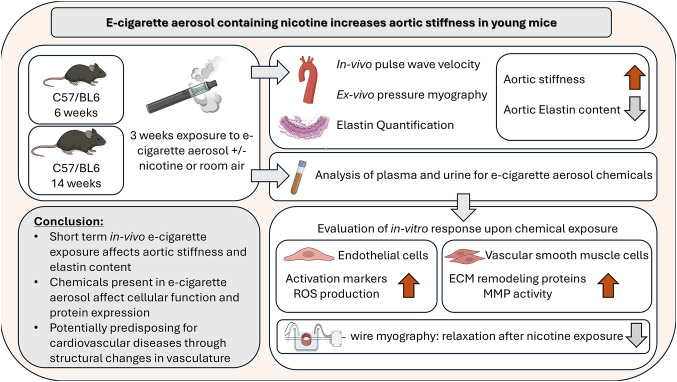
#> input picture data/clean/PMC13342398_12012_2026_10156_Figa_HTML.jpg, 677 x 382 px; its folder holds only this picture in this run
$ python -i noise_residual.py   (imports and definitions only)
#> lines starting #> are read from the running program, lines starting #| are printed output that depends on the picture
### src/utils/image_io.py
"""Image and mask I/O helpers used across all ScholarGuard stages.

Conventions:
  * Images are BGR uint8 arrays (OpenCV convention).
  * Masks are single-channel uint8 arrays with values {0, 255}.
  * A ground-truth mask for ``figure.png`` lives next to it as
    ``figure_mask.png`` (Stage 1 output convention).
"""

from __future__ import annotations

import os
from collections.abc import Iterator

import cv2
import numpy as np

IMAGE_EXTENSIONS = {".png", ".jpg", ".jpeg", ".bmp", ".tif", ".tiff", ".webp"}
MASK_SUFFIXES = ("_mask", "_gt")  # recognised ground-truth naming suffixes


def imread_unicode(path: str, flag: int = cv2.IMREAD_COLOR) -> np.ndarray | None:
    """``cv2.imread`` that survives non-ASCII paths. None if unreadable.

    ``cv2.imread`` passes the filename to the C++ layer as bytes in the system
    locale encoding, so on Windows it silently returns None for any path
    containing a character outside the active code page. That is not exotic
    here: inputs are user-uploaded PDFs and PMC filenames, and the project's
    primary environment is Windows. Reading the bytes ourselves and decoding
    from memory sidesteps the filename entirely.
    """
    try:
        buffer = np.fromfile(path, dtype=np.uint8)
    except OSError:
        return None
    if buffer.size == 0:
        return None
    return cv2.imdecode(buffer, flag)


# [11 lines left out: function imwrite_unicode, not called in this run]


def load_image(path: str, grayscale: bool = False) -> np.ndarray:
    """Load an image as BGR (or grayscale) uint8. Raises on failure."""
    flag = cv2.IMREAD_GRAYSCALE if grayscale else cv2.IMREAD_COLOR
    image = imread_unicode(path, flag)
    if image is None:
        raise FileNotFoundError(f"could not read image: {path}")
    return image


# [73 lines left out: functions save_image, load_mask, save_mask, is_mask_file, find_ground_truth_mask, list_images and 1 more, not called in this run]

### src/forensics/noise_residual.py
"""PRNU-style noise-residual analysis for AI-generation detection.

Rationale
---------
A real captured image is ``content + sensor_noise``. The sensor noise
(photon shot noise + PRNU + read noise) is a broadband, high-frequency,
roughly stationary field with characteristic statistics: a non-trivial
standard deviation, near-zero spatial autocorrelation (white-ish), and
heavy-ish tails. Extract it by denoising and subtracting:

    residual = image - denoise(image)

Generative models (GAN/diffusion) reconstruct from a smooth latent and
rarely reproduce a faithful sensor-noise field. Their residuals tend to
be **unnaturally weak** (over-smoothed), **spatially correlated** (the
denoiser removes little because there is little true high-frequency
content), or **too Gaussian/regular**. We quantify:

* residual energy (std) — synthetic often too low,
* spatial autocorrelation at lag 1 — synthetic often too high,
* mid-band spectral flatness of the residual — synthetic often not white,
* kurtosis — deviation from the heavy-tailed sensor-noise prior.

All CPU-friendly (a wavelet or Gaussian denoiser + simple statistics), no
training. Returns an anomaly score in ``[0, 1]`` (higher == synthetic).
"""

from __future__ import annotations

import cv2
import numpy as np
import pywt

from src.utils.image_io import load_image

WORK_SIZE = 512
# Expected sensor-noise residual std for an 8-bit image (very rough prior;
# real figures usually sit above ~1.5 gray levels of residual energy).
MIN_NATURAL_STD = 1.5
# Lag-1 residual autocorrelation: white sensor noise sits near NATURAL;
# an over-smoothed synthetic residual approaches SYNTHETIC. Calibrated on
# the Stage 4 sample set (real ~0.1 after native-res cropping, AI ~0.9).
NATURAL_AUTOCORR = 0.15
SYNTHETIC_AUTOCORR = 0.75


def _to_gray(image: np.ndarray) -> np.ndarray:
    """Center-crop (never resample) to <= WORK_SIZE, float32 grayscale.

    Resampling low-pass-filters and spatially correlates the sensor noise,
    destroying exactly the statistics this module measures — so we crop a
    native-resolution window instead of resizing.
    """
    gray = cv2.cvtColor(image, cv2.COLOR_BGR2GRAY) if image.ndim == 3 else image
    h, w = gray.shape
    ch, cw = min(h, WORK_SIZE), min(w, WORK_SIZE)
    top, left = (h - ch) // 2, (w - cw) // 2
    return gray[top:top + ch, left:left + cw].astype(np.float32)


def extract_noise_residual(gray: np.ndarray, method: str = "wavelet") -> np.ndarray:
    """Return the high-frequency noise residual of a grayscale image.

    ``wavelet`` uses a soft-thresholded Daubechies decomposition (the
    classic PRNU denoiser); ``gaussian`` subtracts a Gaussian-blurred copy
    (cheaper, coarser). Both return ``image - denoised``.
    """
    if method == "gaussian":
        denoised = cv2.GaussianBlur(gray, (0, 0), 1.5)
        return gray - denoised

    # Wavelet denoise: threshold detail coefficients (VisuShrink-style),
    # reconstruct the smooth image, residual = original - reconstruction.
    # Cap the level so small crops (region-local clone tests) don't request
    # more decomposition levels than their size supports.
    max_level = pywt.dwtn_max_level(gray.shape, "db4")
    level = max(1, min(4, max_level))
    coeffs = pywt.wavedec2(gray, "db4", level=level)
    detail = np.concatenate([c.ravel() for c in coeffs[1][:]])
    sigma = np.median(np.abs(detail)) / 0.6745 + 1e-6  # robust noise estimate
    threshold = sigma * np.sqrt(2 * np.log(gray.size))

    denoised_coeffs = [coeffs[0]]
    for level in coeffs[1:]:
        denoised_coeffs.append(tuple(pywt.threshold(c, threshold, mode="soft")
                                     for c in level))
    denoised = pywt.waverec2(denoised_coeffs, "db4")
    denoised = denoised[: gray.shape[0], : gray.shape[1]]  # waverec may pad
    return gray - denoised


def _lag1_autocorrelation(residual: np.ndarray) -> float:
    """Mean of horizontal + vertical lag-1 autocorrelation of the residual.

    White sensor noise -> ~0; over-smoothed/correlated synthetic noise ->
    higher positive values.
    """
    r = residual - residual.mean()
    denom = float(np.sum(r * r)) + 1e-12
    horiz = float(np.sum(r[:, :-1] * r[:, 1:])) / denom
    vert = float(np.sum(r[:-1, :] * r[1:, :])) / denom
    return (horiz + vert) / 2.0


def _spectral_flatness(residual: np.ndarray) -> float:
    """Spectral flatness (geo-mean / arith-mean of power) of the residual.

    White noise -> near 1.0; structured/correlated residual -> near 0.
    """
    power = np.abs(np.fft.fft2(residual - residual.mean())) ** 2
    power = power.ravel() + 1e-12
    geo = np.exp(np.mean(np.log(power)))
    arith = np.mean(power)
    return float(geo / arith)


def _kurtosis(residual: np.ndarray) -> float:
    """Excess kurtosis of residual values (0 == Gaussian)."""
    r = residual.ravel()
    r = r - r.mean()
    var = float(np.mean(r * r)) + 1e-12
    return float(np.mean(r ** 4) / (var ** 2) - 3.0)


def analyze_noise_residual(image_path: str, method: str = "wavelet") -> dict:
    """Analyze an image's sensor-noise residual for generative artifacts.

    Returns a dict with:
      * ``anomaly_score``    — combined score in [0, 1], higher == synthetic
      * ``residual_std``     — residual energy (gray levels)
      * ``autocorrelation``  — lag-1 spatial autocorrelation (~0 is natural)
      * ``spectral_flatness``— residual whiteness (1 is natural white noise)
      * ``kurtosis``         — excess kurtosis of the residual
      * ``sub_scores``       — the individual [0,1] components
    """
    gray = _to_gray(load_image(image_path))
#> in imread_unicode, returned value is the input picture: shape (382, 677, 3); mean B, G, R 224.6, 225.2, 226.6
#> in _to_gray, `return gray[top:top + ch, left:left + cw].astype(np.float32)`:
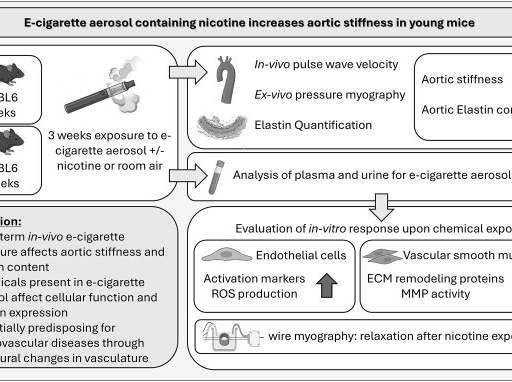
#> returned value: shape (382, 512) float32; min 0, max 255, mean 225.1
    residual = extract_noise_residual(gray, method=method)
#> in extract_noise_residual, `coeffs = pywt.wavedec2(gray, "db4", level=level)`: coeffs = 5 items
#> in extract_noise_residual, `detail = np.concatenate([c.ravel() for c in coeffs[1][:]])`: detail = 3420 values, max 1185.8 at index 460, min -1192.8 at index 315, mean 5.06
#> in extract_noise_residual, `sigma = np.median(np.abs(detail)) / 0.6745 + 1e-6`: sigma = 63.43
#> in extract_noise_residual, `threshold = sigma * np.sqrt(2 * np.log(gray.size))`: threshold = 313.1
#> the loop in extract_noise_residual, `for level in coeffs[1:]:` made 4 passes
#> after the loop in extract_noise_residual, `for level in coeffs[1:]:`: denoised_coeffs = 5 items
#> in extract_noise_residual, `denoised = pywt.waverec2(denoised_coeffs, "db4")`:
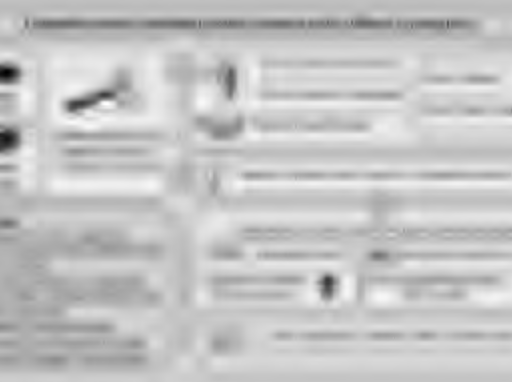
#> denoised: shape (382, 512) float32; min 29.02, max 282.9, mean 225.1; drawn with min black and max white
#> in extract_noise_residual, `return gray - denoised`:
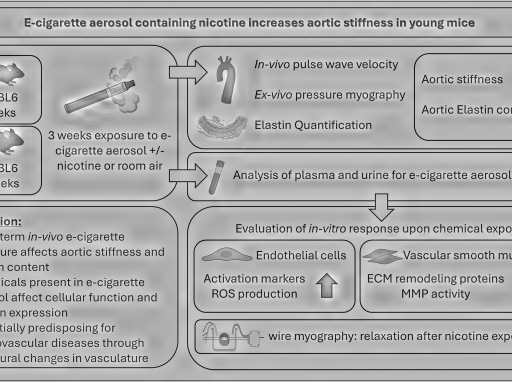
#> returned value: shape (382, 512) float32; min -252, max 119.3, mean 0; drawn with min black and max white

    std = float(residual.std())
#> std = 50.24
    autocorr = _lag1_autocorrelation(residual)
#> in _lag1_autocorrelation, `denom = float(np.sum(r * r)) + 1e-12`: denom = 493714688
#> in _lag1_autocorrelation, `horiz = float(np.sum(r[:, :-1] * r[:, 1:])) / denom`: horiz = 0.576
#> in _lag1_autocorrelation, `vert = float(np.sum(r[:-1, :] * r[1:, :])) / denom`: vert = 0.397
#> autocorr = 0.486
    flatness = _spectral_flatness(residual)
#> in _spectral_flatness, `power = np.abs(np.fft.fft2(residual - residual.mean())) ** 2`:
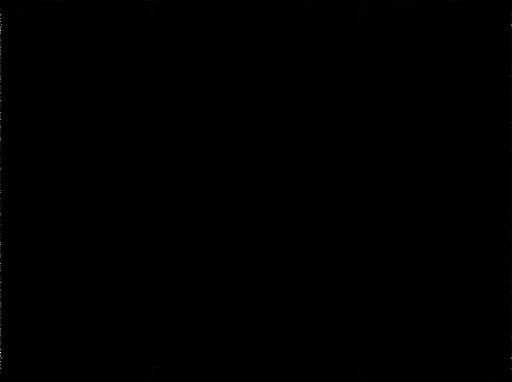
#> power: shape (382, 512) float64; min 0.000202, max 5.35e+11, mean 493714678.1; drawn with min black and max white
#> in _spectral_flatness, `geo = np.exp(np.mean(np.log(power)))`: geo = 84310726.9
#> in _spectral_flatness, `arith = np.mean(power)`: arith = 493714678.1
#> flatness = 0.171
    kurt = _kurtosis(residual)
#> in _kurtosis, `var = float(np.mean(r * r)) + 1e-12`: var = 2524.3
#> kurt = 5.22

    # --- map each metric to a [0, 1] "looks synthetic" sub-score ----------
    # Too little residual energy -> synthetic.
    weak_score = float(np.clip((MIN_NATURAL_STD - std) / MIN_NATURAL_STD, 0.0, 1.0))
#> weak_score = 0
    # Positive spatial correlation -> synthetic. White sensor noise sits
    # near NATURAL_AUTOCORR; by SYNTHETIC_AUTOCORR the residual is strongly
    # correlated (over-smoothed). Below the natural floor scores 0.
    corr_score = float(np.clip(
        (autocorr - NATURAL_AUTOCORR) / (SYNTHETIC_AUTOCORR - NATURAL_AUTOCORR),
        0.0, 1.0,
    ))
#> corr_score = 0.561
    # Low spectral flatness -> non-white residual -> synthetic.
    nonwhite_score = float(np.clip((0.5 - flatness) / 0.5, 0.0, 1.0))
#> nonwhite_score = 0.658

    sub_scores = {
        "weak_residual": weak_score,
        "spatial_correlation": corr_score,
        "non_white_spectrum": nonwhite_score,
    }
#> sub_scores = {'weak_residual': 0, 'spatial_correlation': 0.561, 'non_white_spectrum': 0.658}
    # Residual energy and whiteness are the most reliable tells here.
    anomaly = 0.4 * weak_score + 0.35 * corr_score + 0.25 * nonwhite_score
#> anomaly = 0.361

    return {
        "anomaly_score": float(np.clip(anomaly, 0.0, 1.0)),
        "residual_std": std,
        "autocorrelation": autocorr,
        "spectral_flatness": flatness,
        "kurtosis": kurt,
        "sub_scores": sub_scores,
    }

>>> result = analyze_noise_residual('../../data/clean/PMC13342398_12012_2026_10156_Figa_HTML.jpg')
#> result = 6 items

$ run again, on data/clean/PMC13342470_CMDC-21-e70350-g007.jpg
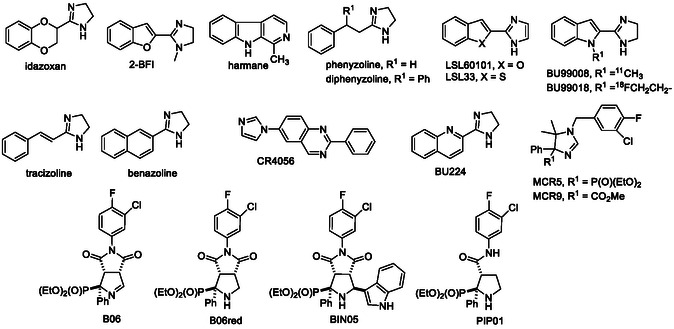
#> input picture data/clean/PMC13342470_CMDC-21-e70350-g007.jpg, 674 x 329 px
#> in imread_unicode, returned value is the input picture: shape (329, 674, 3); min 0, max 255, mean 237.3
#> coeffs = 5 items
#> detail = 3078 values, max 1354.1 at index 971, min -1473.2 at index 473, mean -4.24
#> sigma = 73.96
#> threshold = 362.8
#> the loop in extract_noise_residual, `for level in coeffs[1:]:` made 4 passes
#> after the loop in extract_noise_residual, `for level in coeffs[1:]:`: denoised_coeffs = 5 items
#> in extract_noise_residual, `return gray - denoised`:
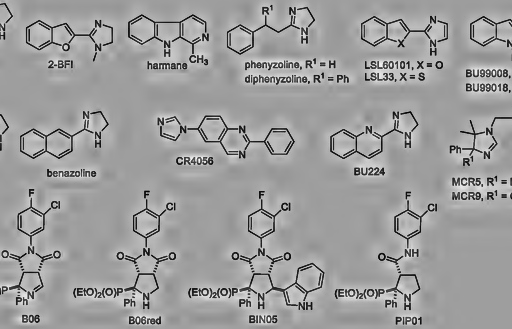
#> returned value: shape (329, 512) float32; min -243.6, max 148.4, mean -0.1; drawn with min black and max white
#> std = 50.22
#> denom = 424853984
#> horiz = 0.538
#> vert = 0.593
#> autocorr = 0.565
#> in _spectral_flatness, `power = np.abs(np.fft.fft2(residual - residual.mean())) ** 2`:
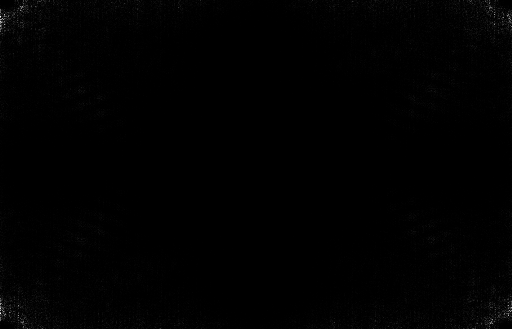
#> power: shape (329, 512) float64; min 0.000128, max 7.62e+10, mean 424853938.1; drawn with min black and max white
#> geo = 82647474.1
#> arith = 424853938.1
#> flatness = 0.195
#> var = 2522.2
#> kurt = 7.14
#> weak_score = 0
#> corr_score = 0.692
#> nonwhite_score = 0.611
#> sub_scores = {'weak_residual': 0, 'spatial_correlation': 0.692, 'non_white_spectrum': 0.611}
#> anomaly = 0.395
#> result = 6 items

$ run again, on data/clean/PMC13343060_rmdopen-12-3-g002.jpg
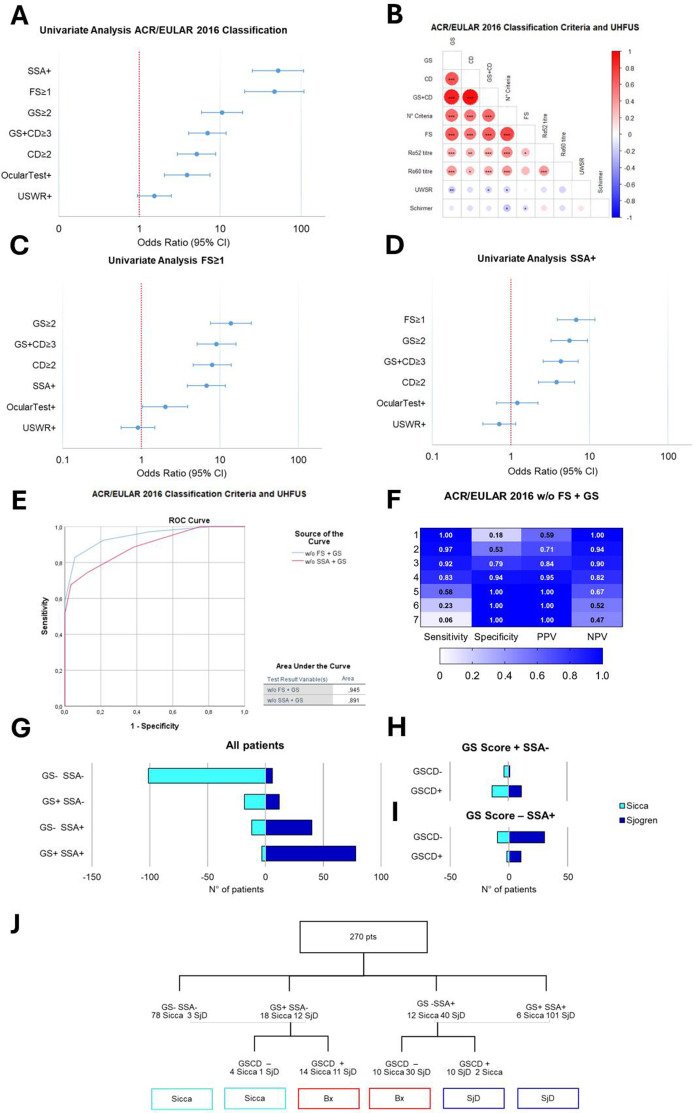
#> input picture data/clean/PMC13343060_rmdopen-12-3-g002.jpg, 695 x 1113 px
#> in imread_unicode, returned value is the input picture: shape (1113, 695, 3); mean B, G, R 247.9, 242.1, 241.8
#> in _to_gray, `return gray[top:top + ch, left:left + cw].astype(np.float32)`:
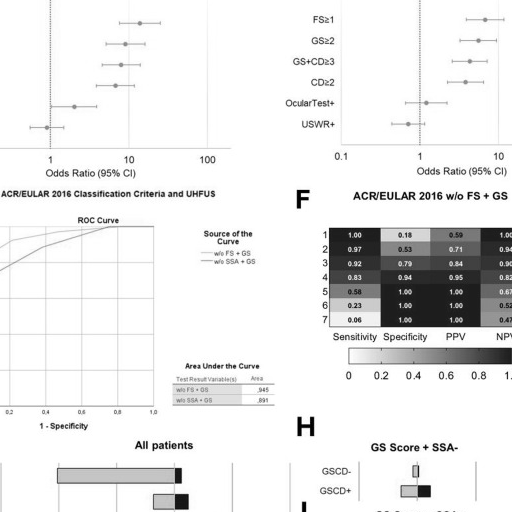
#> returned value: shape (512, 512) float32; min 0, max 255, mean 234.9
#> coeffs = 5 items
#> detail = 4332 values, max 1466.2 at index 987, min -1247.1 at index 2871, mean -2.79
#> sigma = 19.34
#> threshold = 96.62
#> the loop in extract_noise_residual, `for level in coeffs[1:]:` made 4 passes
#> after the loop in extract_noise_residual, `for level in coeffs[1:]:`: denoised_coeffs = 5 items
#> in extract_noise_residual, `return gray - denoised`:
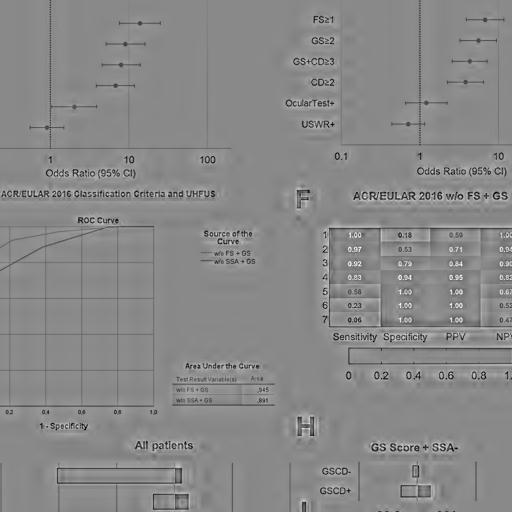
#> returned value: shape (512, 512) float32; min -176.6, max 151.3, mean 0; drawn with min black and max white
#> std = 17.58
#> denom = 81008688
#> horiz = 0.543
#> vert = 0.511
#> autocorr = 0.527
#> geo = 18114626.8
#> arith = 81008684.1
#> flatness = 0.224
#> var = 309
#> kurt = 17.92
#> weak_score = 0
#> corr_score = 0.629
#> nonwhite_score = 0.553
#> sub_scores = {'weak_residual': 0, 'spatial_correlation': 0.629, 'non_white_spectrum': 0.553}
#> anomaly = 0.358
#> result = 6 items

$ run again, on data/clean/PMC13343060_rmdopen-12-3-g004.jpg
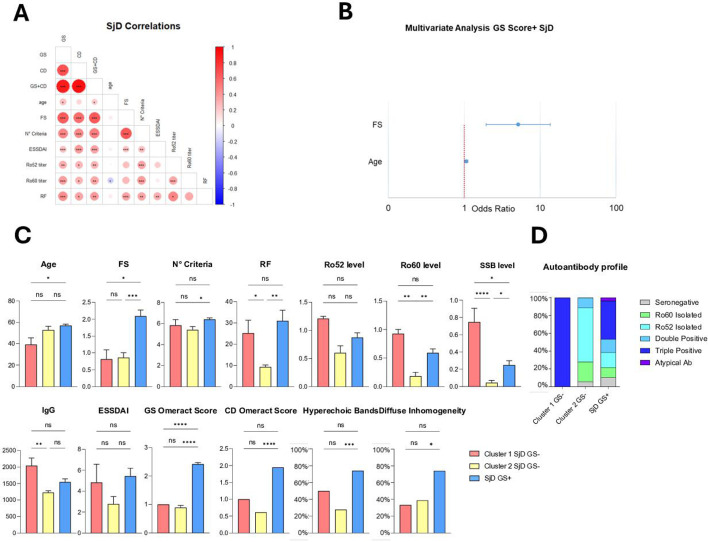
#> input picture data/clean/PMC13343060_rmdopen-12-3-g004.jpg, 708 x 542 px
#> in imread_unicode, returned value is the input picture: shape (542, 708, 3); mean B, G, R 243.3, 241.5, 242.2
#> in _to_gray, `return gray[top:top + ch, left:left + cw].astype(np.float32)`:
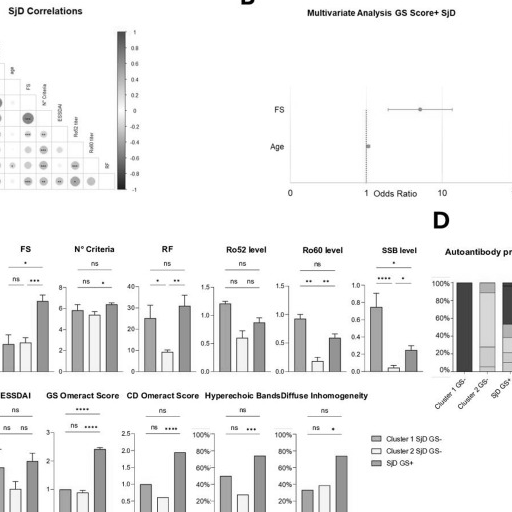
#> returned value: shape (512, 512) float32; min 0, max 255, mean 240.9
#> coeffs = 5 items
#> detail = 4332 values, max 979 at index 2502, min -978.5 at index 797, mean -1.97
#> sigma = 24.12
#> threshold = 120.5
#> the loop in extract_noise_residual, `for level in coeffs[1:]:` made 4 passes
#> after the loop in extract_noise_residual, `for level in coeffs[1:]:`: denoised_coeffs = 5 items
#> in extract_noise_residual, `return gray - denoised`:
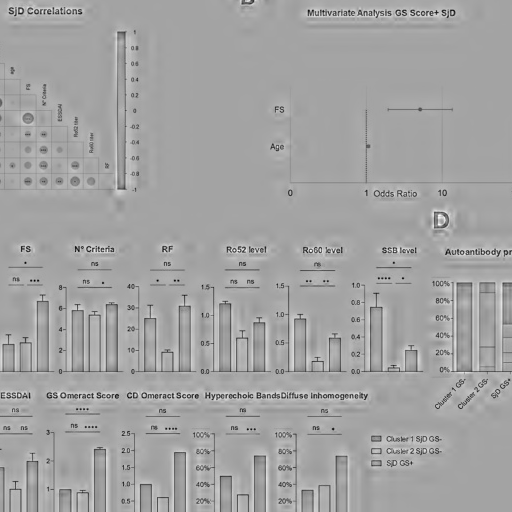
#> returned value: shape (512, 512) float32; min -208.5, max 115.9, mean 0; drawn with min black and max white
#> std = 21.29
#> denom = 118773616
#> horiz = 0.472
#> vert = 0.648
#> autocorr = 0.56
#> geo = 22175079.7
#> arith = 118773617.1
#> flatness = 0.187
#> var = 453.1
#> kurt = 13.56
#> weak_score = 0
#> corr_score = 0.683
#> nonwhite_score = 0.627
#> sub_scores = {'weak_residual': 0, 'spatial_correlation': 0.683, 'non_white_spectrum': 0.627}
#> anomaly = 0.396
#> result = 6 items
